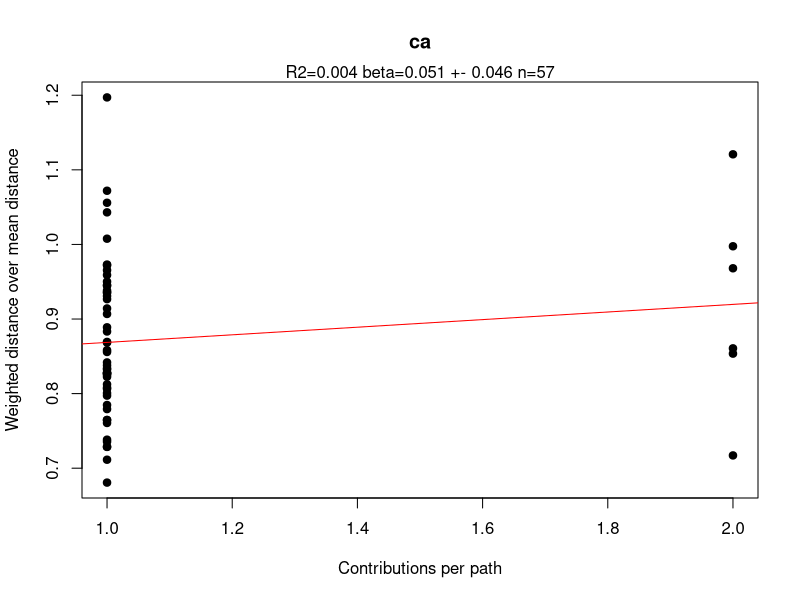
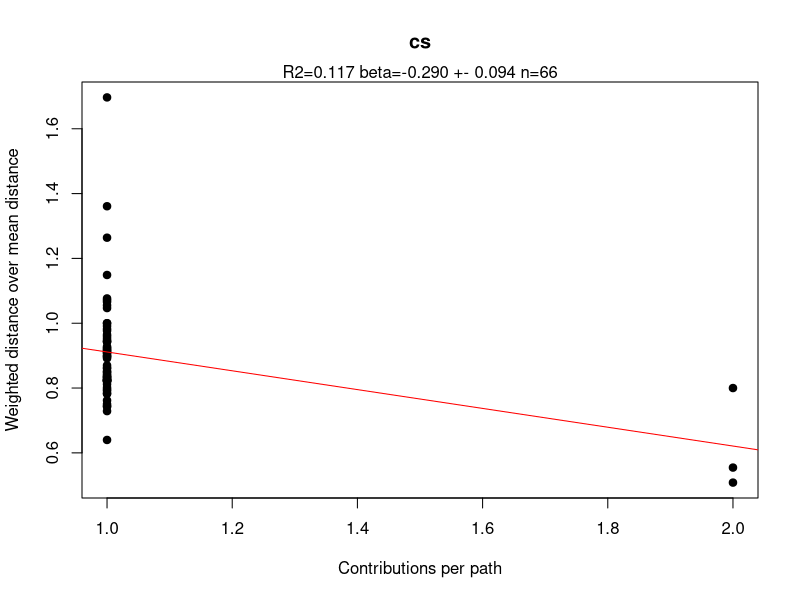
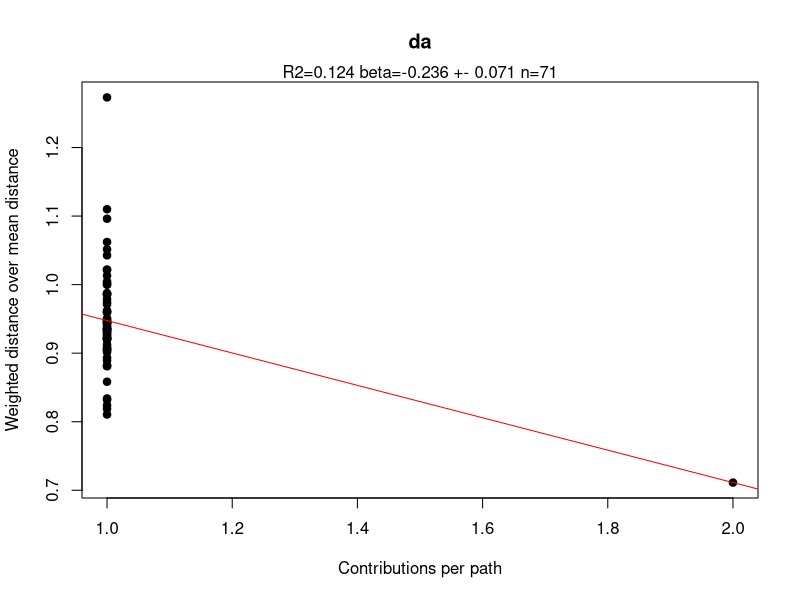
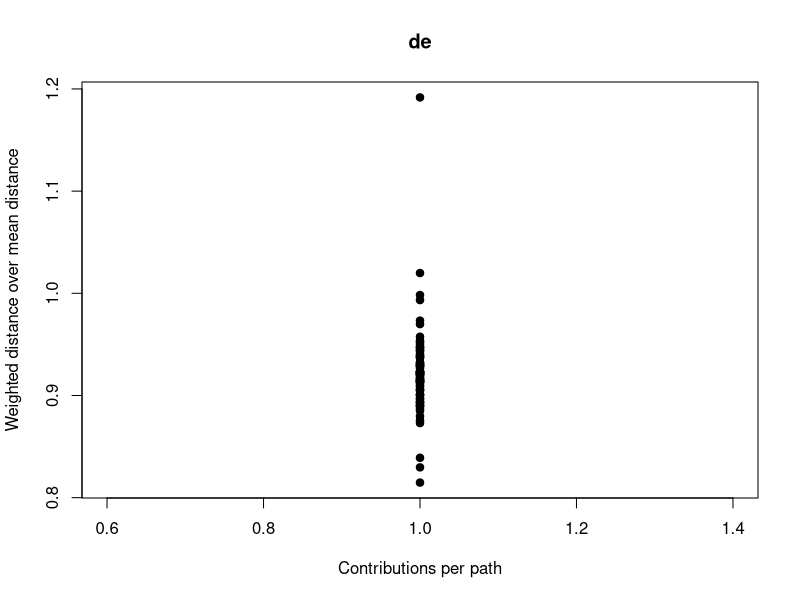

The R script that drew these images, in order: (Note: this script raises an error after producing the figures.)
results <- list()
d.flows <- read.csv('../data/x_contrib_flows_yyyymm.csv')
head(d.flows)
for (l in unique(d.flows$lang)) {
  cat('processing lang', l, '...\n')
  d <- subset(d.flows, lang == l, select=-lang)

  m <- lm(distance_ratio ~ contrib_ratio, data=d)
  print(summary(m))

  plot(distance_ratio ~ contrib_ratio, data=d, pch=20, col='black', cex=1.5,
       main=l, xlab='Contributions per path', ylab='Weighted distance over mean distance')
  abline(m, col='red')

  # [1] "adj.r.squared" "aliased"       "call"          "coefficients" 
  # [5] "cov.unscaled"  "df"            "fstatistic"    "r.squared"    
  # [9] "residuals"     "sigma"         "terms"        
  print(summary(m)$coefficients)  
  mtext(sprintf("R2=%0.3f beta=%0.3f +- %0.3f n=%d", 
                summary(m)$adj.r.squared, 
                summary(m)$coefficients[2,1], 
                summary(m)$coefficients[2,2],
                nrow(d)), 3)
}
results
